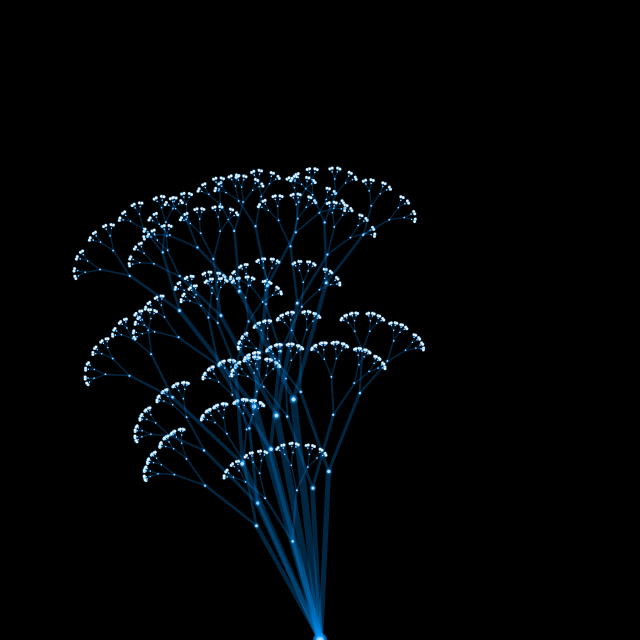
Frame 1 (no input)
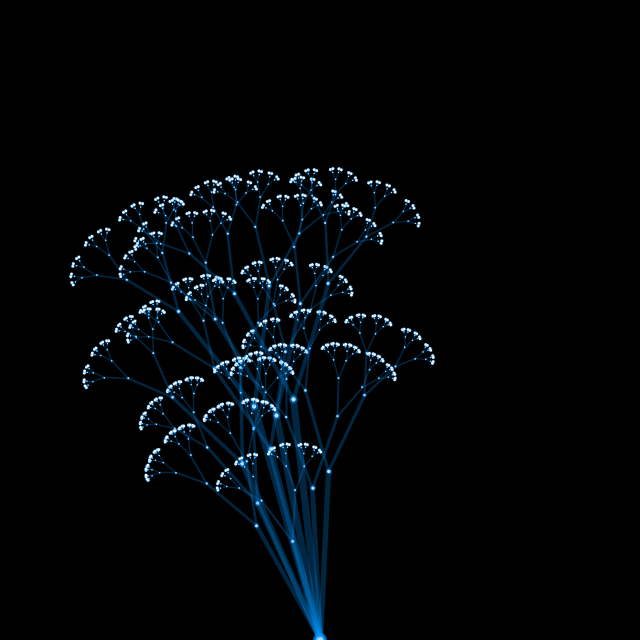
Frame 60 (the mouse pressed at the canvas centre just before this capture)
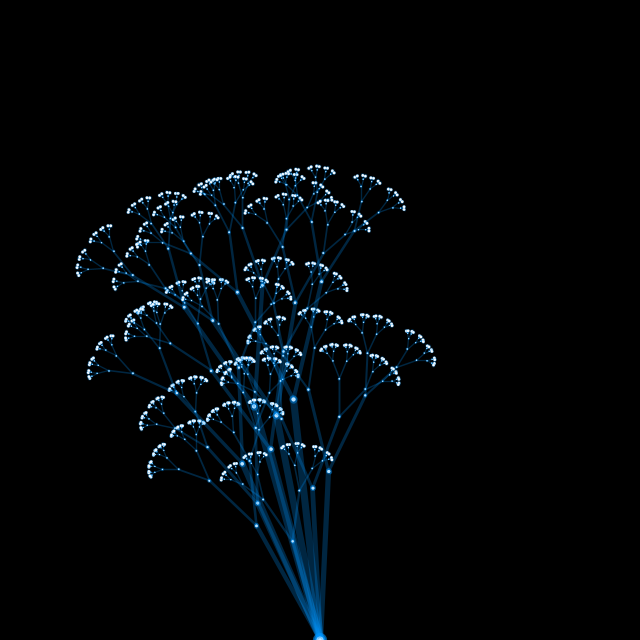
Frame 120 (the mouse held since frame 60 and released just before this capture)

The Processing sketch that drew these frames (run headless with seeded random() and noise(); from frame 60 on, the mouse is pressed at the canvas centre):

// Processing sketch: processing_158830
// ── processing_158830.pde

ArrayList branches = new ArrayList();

void setup()
{
  size(640, 640);
  stroke(0, 150, 255, 65);
  for (int i = 0; i < 10; i++)
  {
    branches.add(new Branch());
  }
}

void draw()
{
  background(0);
  for (int i = 0; i < branches.size (); i++) 
  {
    Branch b = (Branch)branches.get(i);
    
    pushMatrix();
    translate(width/2, height);
    rotate(radians(b.startAngle));
    b.branch(b.segments);
    popMatrix();
    
  }
}

class Branch
{
  float segments, startAngle, theta, num;
  
  Branch()
  {
    segments = random(100, 250);
    startAngle = random(-30, 30);
  }

  void branch(float len)
  {
    float t = map(len, 1, 160, 1, 5);
    theta = sin(len+num) * 3;
    strokeWeight(t);
    line(0, 0, 0, -len);
    ellipse(0, 0, t, t);
    translate(0, -len);
    len *= 0.50;
    if (len > 2)
    {
      pushMatrix();
      rotate(radians(-20+theta));
      branch(len);
      popMatrix();

      pushMatrix();
      rotate(radians(20-theta));
      branch(len);
      popMatrix();
    }
    else
    {
      ellipse(0, 0, 3, 3);
    }
    num += 0.001;
  }
}
